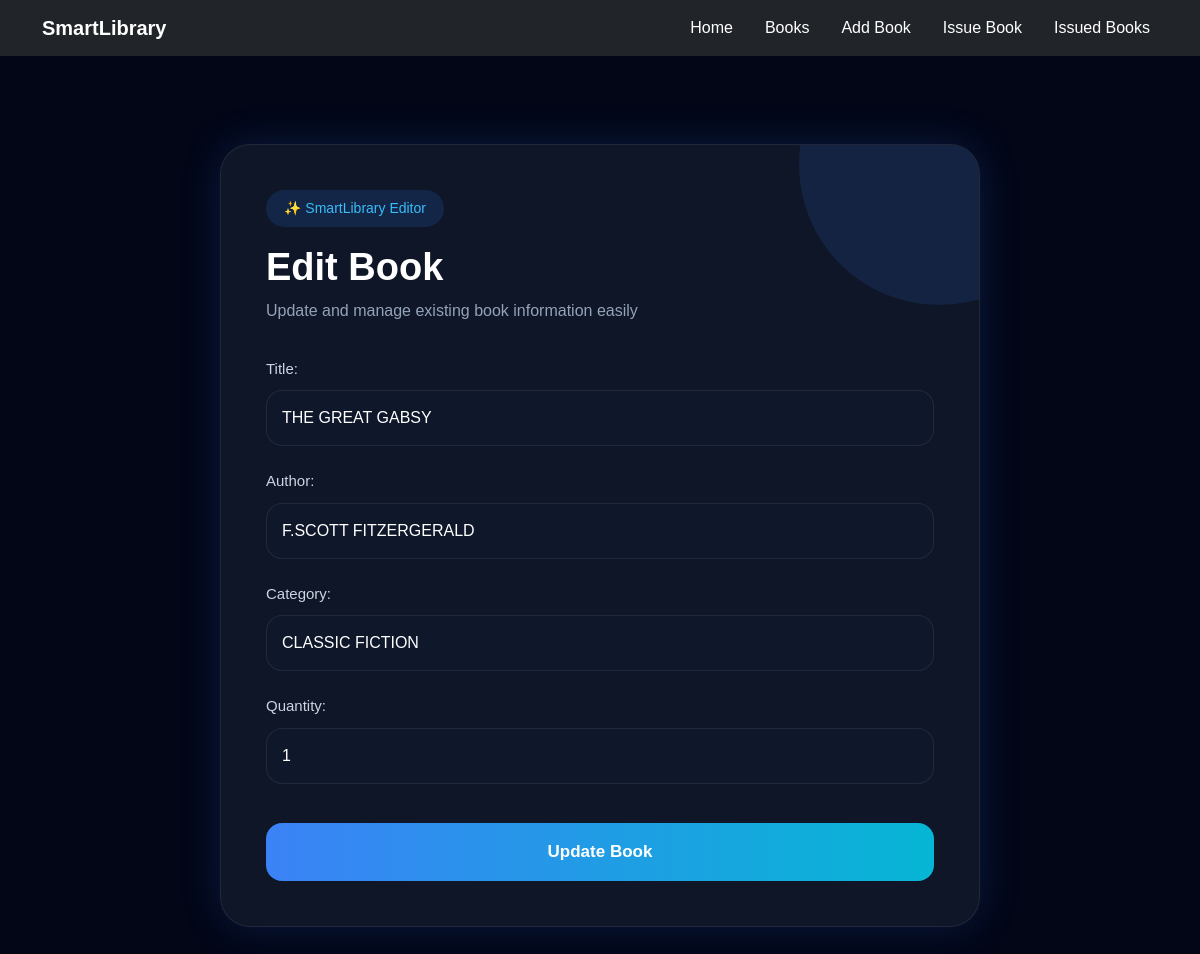
The page /edit-book/4/ on the database its author committed.
### library_app/models.py (models this page shows, shortened)
class Book(models.Model):
    title = models.CharField(max_length=200)
    author = models.CharField(max_length=100)
    category = models.CharField(max_length=100)
    quantity = models.PositiveIntegerField(default=1)

### library_app/views.py (the view)
# urls.py: path('edit-book/<int:id>/', views.edit_book, name='edit_book'),
def edit_book(request, id):
    book = Book.objects.get(id=id)
    if request.method == 'POST':
        form = BookForm(request.POST, instance=book)
        if form.is_valid():
            form.save()
            return redirect('/books/')
    else:
        form = BookForm(instance=book)
    context = {
        'form': form
    }
    return render(request, 'edit_book.html', context)

### library_app/forms.py
class BookForm(forms.ModelForm):
    class Meta:
        model = Book
        fields = ['title', 'author', 'category', 'quantity']

### library_app/templates/edit_book.html (shortened to what this page needs)
{% extends 'base.html' %}
{% block content %}
<div class="edit-book-container">
    <div class="edit-card">
        <div class="top-badge">
            ✨ SmartLibrary Editor
        </div>
        <h1 class="page-title">
            Edit Book
        </h1>
        <p class="page-subtitle">
            Update and manage existing book information easily
        </p>
        <form method="POST">
            {{ form.as_p }}
            <button type="submit" class="update-btn">
                Update Book
            </button>
        </form>
    </div>
</div>
{% endblock %}

### library_app/static/css/style.css (style rules this page uses)
body { background-color: #f5f7fb; }

### library_app/templates/edit_book.html (style rules this page uses)
body { background: #020617; font-family: 'Poppins', sans-serif; }
.edit-book-container { min-height: 90vh; display: flex; justify-content: center; align-items: center; padding: 40px 20px; }
.edit-card { width: 100%; max-width: 760px; background: rgba(15,23,42,0.96); border: 1px solid rgba(255,255,255,0.08); border-radius: 30px; padding: 45px; position: relative; overflow: hidden; box-shadow: 0 0 40px rgba(59,130,246,0.18); }
.edit-card::before { content: ""; position: absolute; width: 280px; height: 280px; background: rgba(59,130,246,0.12); border-radius: 50%; top: -120px; right: -100px; }
.page-title { color: white; font-size: 38px; font-weight: 700; margin-bottom: 8px; }
.page-subtitle { color: #94a3b8; font-size: 16px; margin-bottom: 35px; }
form p { margin-bottom: 24px; }
form label { color: #cbd5e1; font-size: 15px; font-weight: 500; margin-bottom: 10px; display: block; }
form input, form select, form textarea { width: 100%; background: #0f172a; border: 1px solid rgba(255,255,255,0.08); border-radius: 16px; height: 56px; padding: 15px; color: white; transition: 0.3s ease; outline: none; }
.update-btn { width: 100%; height: 58px; border: none; border-radius: 16px; background: linear-gradient(90deg,#3b82f6,#06b6d4); color: white; font-size: 17px; font-weight: 600; margin-top: 15px; transition: 0.3s ease; }
.top-badge { display: inline-block; background: rgba(59,130,246,0.15); color: #38bdf8; padding: 8px 18px; border-radius: 50px; margin-bottom: 18px; font-size: 14px; font-weight: 500; }

### rows shown on the page
Book: title "THE GREAT GABSY", author "F.SCOTT FITZERGERALD", category "CLASSIC FICTION", quantity "1"
